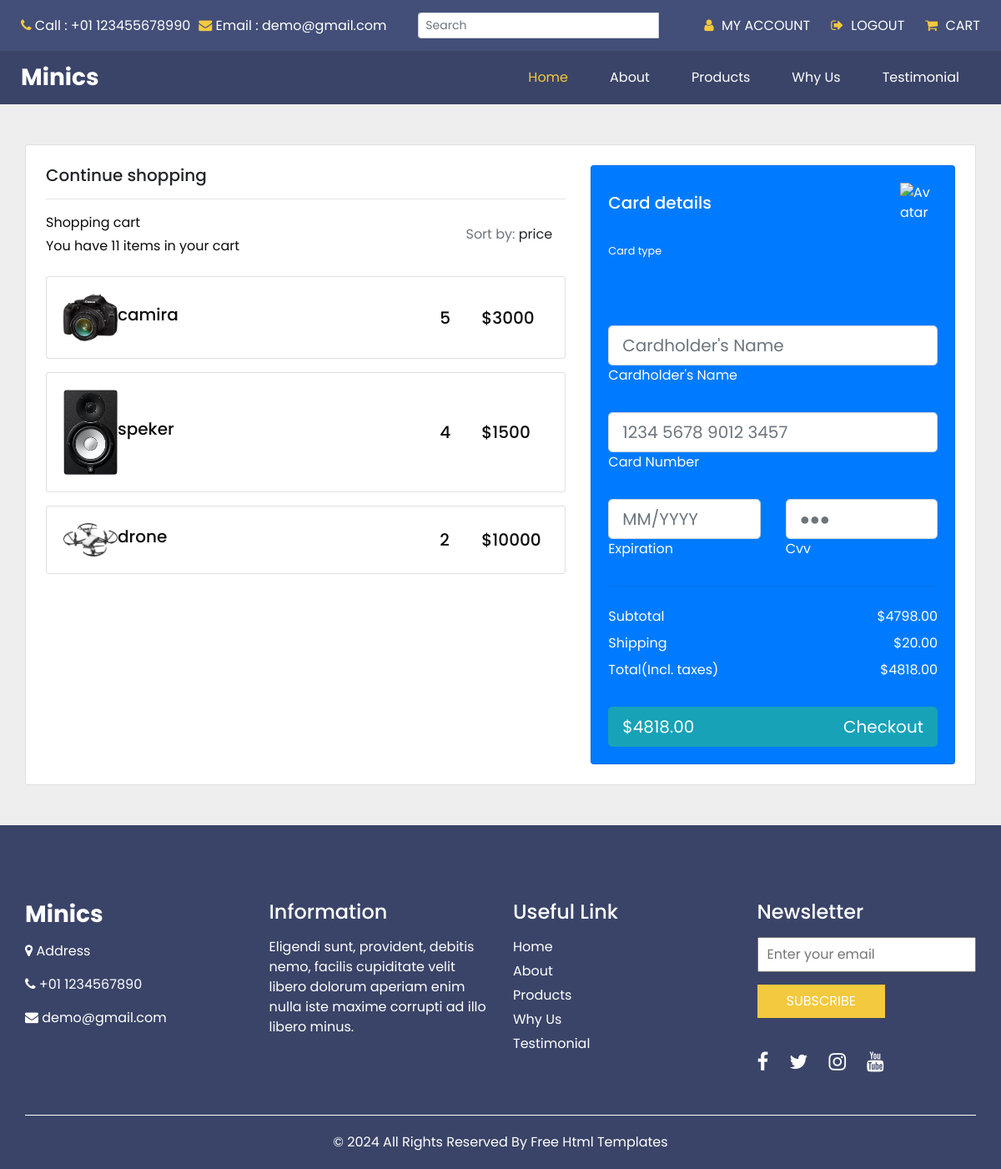
The app's page /cart (signed in) with its own data.
### testapp/models.py (models this page shows, shortened)
class CartItem(models.Model):
    user = models.ForeignKey(User, on_delete=models.CASCADE)
    cart = models.ForeignKey(Cart, related_name='items', on_delete=models.CASCADE)
    product = models.ForeignKey(Product, on_delete=models.CASCADE)
    quantity = models.PositiveIntegerField(default=1)

class Product(models.Model):
    name = models.CharField(max_length =255)
    price = models.IntegerField()
    imge = models.ImageField(upload_to='products/')

### testapp/views.py (the view)
# urls.py: path("cart", views.cart, name="cart"),
@login_required
def cart(request):
    user_cart_items = CartItem.objects.filter(user=request.user)
    total_quantity = user_cart_items.aggregate(total=Sum('quantity'))['total'] or 0
    cart_items_count = user_cart_items
    context = {
        'cart_item': user_cart_items,
        'items_count':total_quantity
    }
    return render(request, 'cart.html', context)

### testapp/templates/cart.html (shortened to what this page needs)
{% extends 'index.html' %}
{% load static %}
{% block content %}
<section class="h-100 h-custom" style="background-color: #eee;">
  <div class="container py-5 h-100">
    <div class="row d-flex justify-content-center align-items-center h-100">
      <div class="col">
        <div class="card">
          <div class="card-body p-4">
            <div class="row">
              <div class="col-lg-7">
                <h5 class="mb-3"><a href="{% url 'testapp:product' %}" class="text-body">Continue shopping</a></h5>
                <hr>
                <div class="d-flex justify-content-between align-items-center mb-4">
                  <div>
                    <p class="mb-1">Shopping cart</p>
                    <p class="mb-0">You have {{items_count}} items in your cart</p>
                  </div>
                  <div>
                    <p class="mb-0"><span class="text-muted">Sort by:</span> <a href="#!"
                        class="text-body">price <i class="fas fa-angle-down mt-1"></i></a></p>
                  </div>
                </div>
                {% for X in cart_item %}
                <div class="card mb-3">
                  <div class="card-body">
                    <div class="d-flex justify-content-between">
                      <div class="d-flex flex-row align-items-center">
                        <div>
                          <img
                            src="{{X.product.imge.url}}"
                            class="img-fluid rounded-3" alt="Shopping item" style="width: 65px;">
                        </div>
                        <div class="ms-3">
                          <h5>{{X.product.name}}</h5>
                        </div>
                      </div>
                      <div class="d-flex flex-row align-items-center">
                        <div style="width: 50px;">
                          <h5 class="fw-normal mb-0">{{X.quantity}}</h5>
                        </div>
                        <div style="width: 80px;">
                          <h5 class="mb-0">${{X.product.price}}</h5>
                        </div>
                      </div>
                    </div>
                  </div>
                </div>
                {% endfor %}
              </div>
              <div class="col-lg-5">
                <div class="card bg-primary text-white rounded-3">
                  <div class="card-body">
                    <div class="d-flex justify-content-between align-items-center mb-4">
                      <h5 class="mb-0">Card details</h5>
                      <img src="https://mdbcdn.b-cdn.net/img/Photos/Avatars/avatar-6.webp"
                        class="img-fluid rounded-3" style="width: 45px;" alt="Avatar">
                    </div>
                    <p class="small mb-2">Card type</p>
                    <a href="#!" type="submit" class="text-white"><i
                        class="fab fa-cc-mastercard fa-2x me-2"></i></a>
                    <a href="#!" type="submit" class="text-white"><i
                        class="fab fa-cc-visa fa-2x me-2"></i></a>
                    <a href="#!" type="submit" class="text-white"><i
                        class="fab fa-cc-amex fa-2x me-2"></i></a>
                    <a href="#!" type="submit" class="text-white"><i class="fab fa-cc-paypal fa-2x"></i></a>
                    <form class="mt-4">
                      <div class="form-outline form-white mb-4">
                        <input type="text" id="typeName" class="form-control form-control-lg" siez="17"
                          placeholder="Cardholder's Name" />
                        <label class="form-label" for="typeName">Cardholder's Name</label>
                      </div>
                      <div class="form-outline form-white mb-4">
                        <input type="text" id="typeText" class="form-control form-control-lg" siez="17"
                          placeholder="1234 5678 9012 3457" minlength="19" maxlength="19" />
                        <label class="form-label" for="typeText">Card Number</label>
                      </div>
                      <div class="row mb-4">
                        <div class="col-md-6">
                          <div class="form-outline form-white">
                            <input type="text" id="typeExp" class="form-control form-control-lg"
                              placeholder="MM/YYYY" size="7" id="exp" minlength="7" maxlength="7" />
                            <label class="form-label" for="typeExp">Expiration</label>
                          </div>
                        </div>
                        <div class="col-md-6">
                          <div class="form-outline form-white">
                            <input type="password" id="typeText" class="form-control form-control-lg"
                              placeholder="&#9679;&#9679;&#9679;" size="1" minlength="3" maxlength="3" />
                            <label class="form-label" for="typeText">Cvv</label>
                          </div>
                        </div>
                      </div>
                    </form>
                    <hr class="my-4">
                    <div class="d-flex justify-content-between">
                      <p class="mb-2">Subtotal</p>
                      <p class="mb-2">$4798.00</p>
                    </div>
                    <div class="d-flex justify-content-between">
                      <p class="mb-2">Shipping</p>
                      <p class="mb-2">$20.00</p>
                    </div>
                    <div class="d-flex justify-content-between mb-4">
                      <p class="mb-2">Total(Incl. taxes)</p>
                      <p class="mb-2">$4818.00</p>
                    </div>
                    <button type="button" class="btn btn-info btn-block btn-lg">
                      <div class="d-flex justify-content-between">
                        <span>$4818.00</span>
                        <span>Checkout </span>
                      </div>
                    </button>
                  </div>
                </div>
              </div>
            </div>
          </div>
        </div>
      </div>
    </div>
  </div>
</section>
{% endblock %}

### static/css/style.css (style rules this page uses)
body { font-family: 'Poppins', sans-serif; color: #0c0c0c; background-color: #ffffff; overflow-x: hidden; }
a, a:hover, a:focus { text-decoration: none; }
.btn, .btn:focus { outline: none !important; -webkit-box-shadow: none; box-shadow: none; }

### static/css/responsive.css (style rules this page uses)
@media (min-width: 1200px) { .container { max-width: 1170px; } }

### records on screen
CartItem: product.imge (picture), product.name "camira", quantity "5", product.price "3000"
CartItem: product.imge (picture), product.name "speker", quantity "4", product.price "1500"
CartItem: product.imge (picture), product.name "drone", quantity "2", product.price "10000"

### other values on screen
{{ items_count }} "11"
